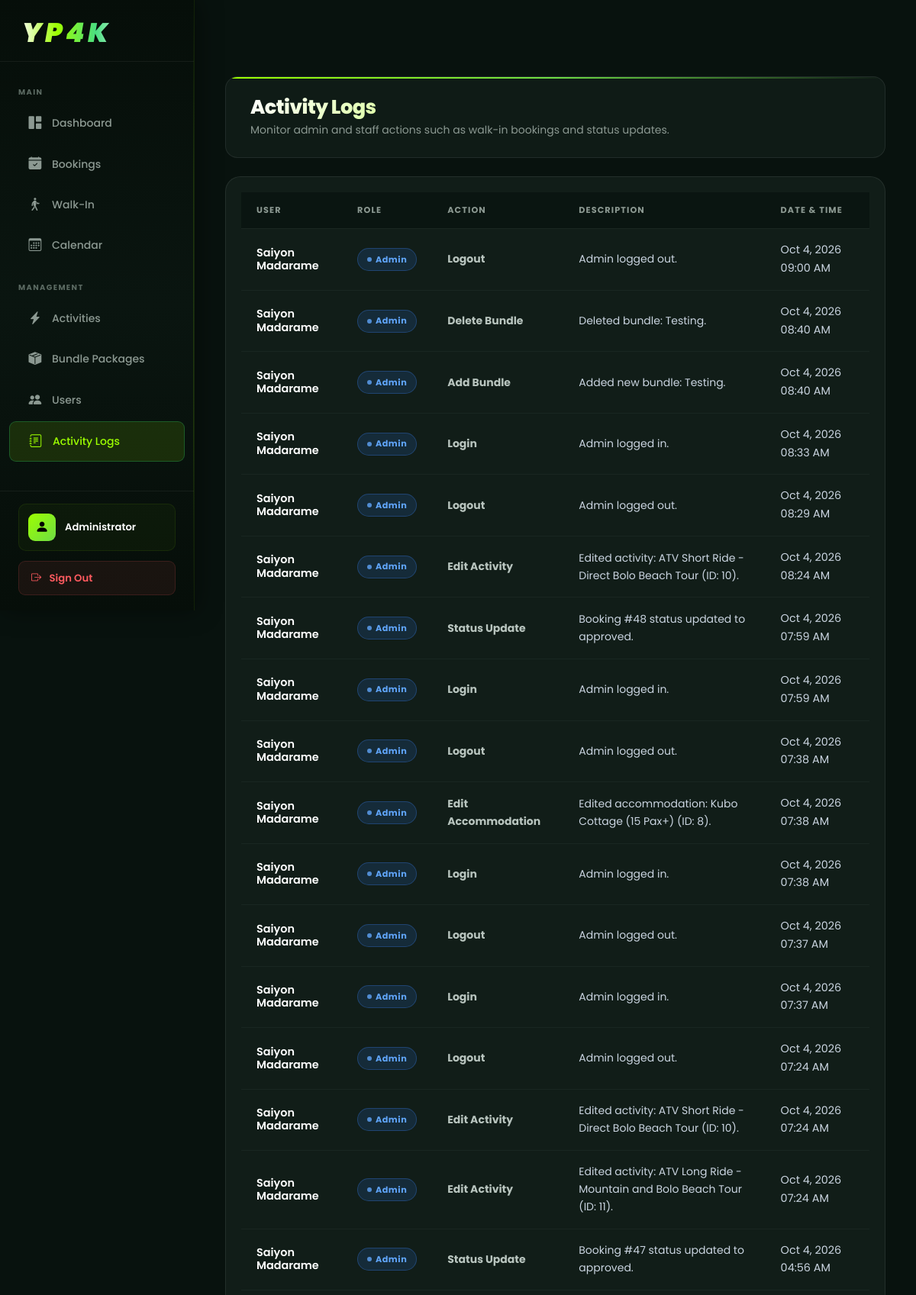
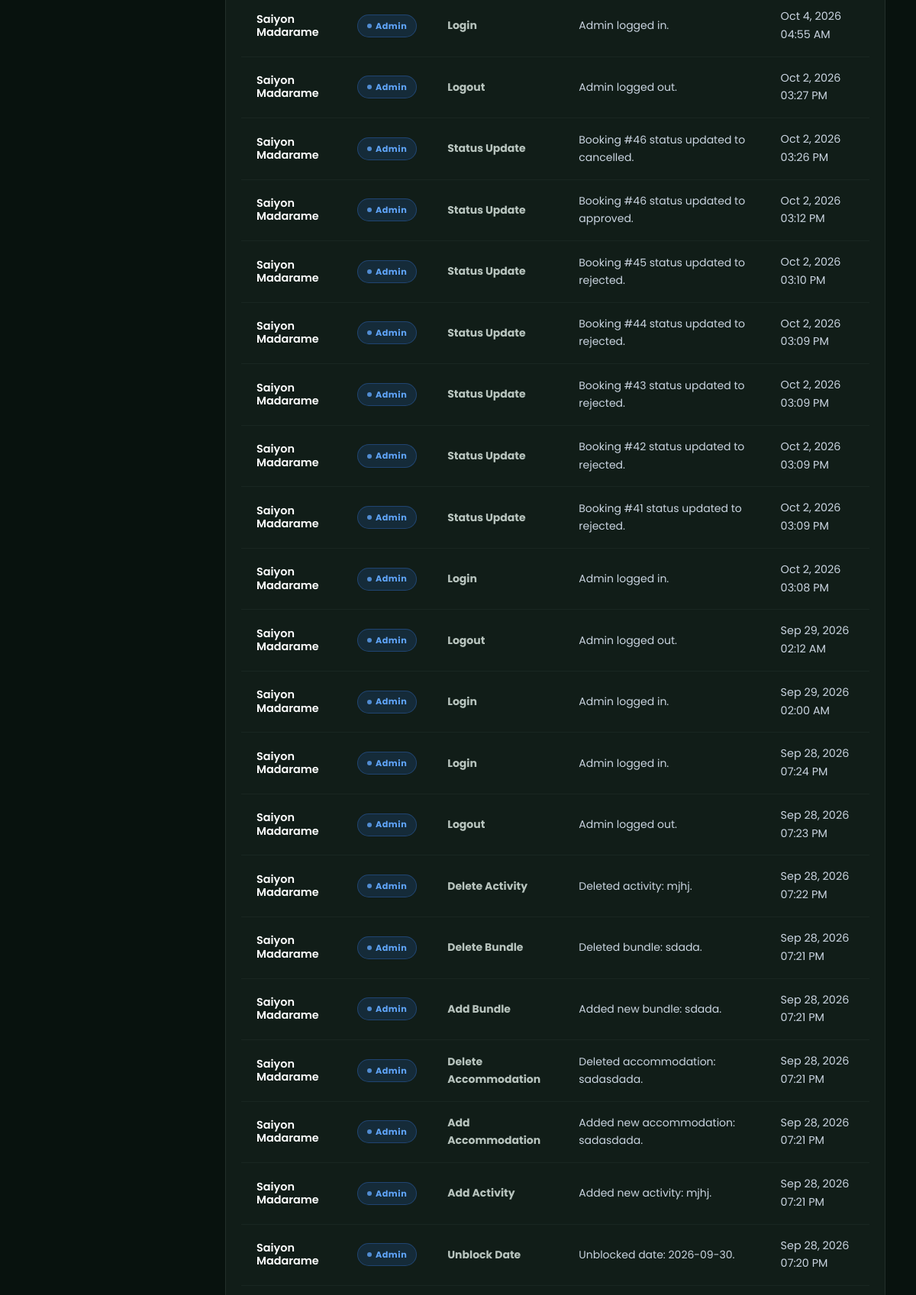
The app's page /Admin_Dashboard/logs.php (signed in, upper part) with its own data (2 pictures, top to bottom).
### tables this page shows
CREATE TABLE `activity_logs` (
  `id` int(11) NOT NULL,
  `user_id` int(11) DEFAULT NULL,
  `role` varchar(50) DEFAULT NULL,
  `action_type` varchar(50) DEFAULT NULL,
  `description` text DEFAULT NULL,
  `created_at` timestamp NOT NULL DEFAULT current_timestamp()
);

### Admin_Dashboard/logs.php (the view, shortened to what this page needs)
<?php
global $conn;
$query = "
    SELECT
        l.*,
        COALESCE(CONCAT(a.first_name, ' ', a.last_name), 'Unknown') as user_name
    FROM activity_logs l
    LEFT JOIN admins a ON l.user_id = a.id
    ORDER BY l.created_at DESC
";
$stmt = $conn->prepare($query);
$stmt->execute();
$result = $stmt->get_result();
$logs = [];
while ($row = $result->fetch_assoc()) {
    $logs[] = $row;
}
?>
<!DOCTYPE html>
<html lang="en">
<head>
    <link href="../assets/css/bootstrap.min.css" rel="stylesheet">
    <link rel="stylesheet" href="../css/resort-theme.css">
    <link rel="stylesheet" href="../css/dashboard-resort.css">
    <link rel="stylesheet" href="https://cdn.jsdelivr.net/npm/bootstrap-icons@1.11.0/font/bootstrap-icons.css">
    <link rel="stylesheet" href="components/sidebar.css">
    <link rel="stylesheet" href="components/navbar.css">
    <link rel="stylesheet" href="../css/admin-theme.css">
</head>
<body>
    <div id="mainContent" class="main-content">
        <div class="page-header">
            <div>
                <h1 class="page-title">Activity Logs</h1>
                <p class="text-muted">Monitor admin and staff actions such as walk-in bookings and status updates.</p>
            </div>
        </div>
        <div class="users-container">
            <table class="table-modern">
                <thead>
                    <tr>
                        <th>User</th>
                        <th>Role</th>
                        <th>Action</th>
                        <th>Description</th>
                        <th>Date & Time</th>
                    </tr>
                </thead>
                <tbody>
                    <?php if (count($logs) > 0): ?>
                        <?php foreach ($logs as $log): ?>
                            <?php
                                $actionType = $log['action_type'];
                                $dateStr = date('M j, Y h:i A', strtotime($log['created_at']));
                                $roleClass = strtolower($log['role']) === 'admin' ? 'role-badge-admin' : 'role-badge-staff';
                            ?>
                            <tr>
                                <td>
                                    <div class="user-details">
                                        <div class="user-name"><?php echo htmlspecialchars($log['user_name']); ?></div>
                                    </div>
                                </td>
                                <td><span class="status-badge <?php echo $roleClass; ?>"><?php echo ucfirst($log['role']); ?></span></td>
                                <td><strong><?php echo ucwords(str_replace('_', ' ', $actionType)); ?></strong></td>
                                <td style="color: var(--text-secondary);"><?php echo htmlspecialchars($log['description']); ?></td>
                                <td style="font-size: 0.9rem; color: var(--text-muted);"><?php echo $dateStr; ?></td>
                            </tr>
                        <?php endforeach; ?>
                    <?php endif; ?>
                </tbody>
            </table>
        </div>
    </div>
</body>
</html>

### css/resort-theme.css (style rules this page uses)
:root { --bg-primary: #08120E; --bg-secondary: #101B17; --bg-card: #15221D; --bg-card-2: #1A2B22; --bg-elevated: #1E3028; --nav-bg: rgba(9, 18, 15, 0.88); --accent: #9DFF00; --accent-2: #6EDC45; --accent-3: #4BBF2E; --accent-dim: rgba(157, 255, 0, 0.5); --glow: rgba(157, 255, 0, 0.18); --glow-sm: rgba(157, 255, 0, 0.08); --glow-lg: rgba(157, 255, 0, 0.25); --text: #FFFFFF; --text-2: #cbd5e1; --text-muted: #cbd5e1; --text-dim: #94a3b8; --success: #27C46A; --warning: #F7B731; --error: #FF5A5F; --info: #B8C4BE; --border: rgba(255, 255, 255, 0.08); --border-2: rgba(255, 255, 255, 0.04); --border-accent: rgba(157, 255, 0, 0.3); --border-hover: rgba(157, 255, 0, 0.5); --shadow-sm: 0 1px 4px rgba(0,0,0,0.5); --shadow-md: 0 4px 20px rgba(0,0,0,0.55); --shadow-lg: 0 10px 40px rgba(0,0,0,0.65); --shadow-xl: 0 20px 60px rgba(0,0,0,0.7); --shadow-glow: 0 0 30px rgba(157, 255, 0, 0.12); --shadow-glow-lg:0 0 60px rgba(157, 255, 0, 0.2); --radius-xs: 6px; --radius-sm: 10px; --radius-md: 14px; --radius-lg: 18px; --radius-xl: 24px; --radius-2xl: 32px; --t: all 0.3s cubic-bezier(0.4, 0, 0.2, 1); --t-fast: all 0.15s ease; --t-slow: all 0.5s cubic-bezier(0.4, 0, 0.2, 1); --font: 'Poppins', -apple-system, BlinkMacSystemFont, sans-serif; }
*, *::before, *::after { margin: 0; padding: 0; box-sizing: border-box; }
html { scroll-behavior: smooth; overflow-x: hidden; }
body { font-family: var(--font); background-color: var(--bg-primary); color: var(--text); min-height: 100vh; line-height: 1.65; overflow-x: hidden; -webkit-font-smoothing: antialiased; }

### css/dashboard-resort.css (style rules this page uses)
:root { --bs-primary: #9DFF00; --bs-primary-rgb: 157, 255, 0; --bs-secondary: #6EDC45; --bs-secondary-rgb: 110, 220, 69; --bs-info: #B8C4BE; --bs-info-rgb: 184, 196, 190; --bs-link-color: #9DFF00; --bs-link-hover-color: #6EDC45; --bs-focus-ring-color: rgba(157, 255, 0, 0.25); --bs-focus-ring-width: 0.2rem; --bg-primary: #08120E; --bg-secondary: #101B17; --bg-tertiary: #1A2B22; --bg-card: rgba(21, 34, 29, 0.8); --text-primary: #FFFFFF; --text-secondary: #cbd5e1; --text-muted: #cbd5e1; --accent-primary: #9DFF00; --accent-secondary: #6EDC45; --accent-success: #27C46A; --accent-warning: #F7B731; --accent-danger: #FF5A5F; --border-color: rgba(255,255,255,0.08); --gradient-primary: linear-gradient(135deg, #9DFF00, #6EDC45); --shadow-sm: 0 1px 3px rgba(0,0,0,0.4); --shadow-md: 0 4px 20px rgba(0,0,0,0.5); --shadow-lg: 0 10px 40px rgba(0,0,0,0.6); --shadow-xl: 0 20px 60px rgba(0,0,0,0.7); }
body { font-family: 'Poppins', 'Inter', -apple-system, BlinkMacSystemFont, sans-serif !important; background: #08120E !important; background-image: radial-gradient(ellipse 80% 60% at 20% 30%, rgba(13,28,18,0.9) 0%, transparent 70%), radial-gradient(ellipse 60% 80% at 80% 70%, rgba(10,22,14,0.8) 0%, transparent 70%) !important; color: #FFFFFF !important; min-height: 100vh; }
.text-muted, .text-secondary, small.text-muted, .text-muted.small, .event-item .text-muted, .activity-item .text-muted, .card-modern .text-muted, .stat-label, .table-modern td.text-muted, p.text-muted { color: #cbd5e1 !important; }
body::before { content: ''; position: fixed; top: 30%; left: 50%; transform: translate(-50%,-50%); width: 600px; height: 400px; background: radial-gradient(ellipse at center, rgba(157,255,0,0.04) 0%, transparent 70%); pointer-events: none; z-index: 0; animation: dashGlow 8s ease-in-out infinite; }
.status-badge, .badge { border-radius: 100px !important; font-weight: 700 !important; font-size: 0.7rem !important; letter-spacing: 0.05em !important; }
.page-header { background: rgba(21,34,29,0.6) !important; border: 1px solid rgba(255,255,255,0.08) !important; border-radius: 16px !important; position: relative; overflow: hidden; }
.page-header::before { content: ''; position: absolute; top: 0; left: 0; right: 0; height: 2px; background: linear-gradient(90deg, #9DFF00, #6EDC45, transparent); }
.page-title { background: linear-gradient(135deg, #FFFFFF, #9DFF00) !important; -webkit-background-clip: text !important; -webkit-text-fill-color: transparent !important; background-clip: text !important; }

### Admin_Dashboard/components/sidebar.css (style rules this page uses)
:root { --sidebar-width: 255px; --sidebar-collapsed-width: 72px; --navbar-height: 68px; }

### Admin_Dashboard/logs.php (style rules this page uses)
.role-badge-admin { background-color: rgba(59, 130, 246, 0.15); color: #60a5fa; border: 1px solid rgba(59, 130, 246, 0.3); }
.role-badge-admin::before { background-color: #60a5fa !important; }

### records on screen
activity_logs: user_name "Saiyon Madarame", role "Admin", action_type "Logout", description "Admin logged out.", created_at "Oct 4, 2026 09:00 AM"
activity_logs: user_name "Saiyon Madarame", role "Admin", action_type "Delete Bundle", description "Deleted bundle: Testing.", created_at "Oct 4, 2026 08:40 AM"
activity_logs: user_name "Saiyon Madarame", role "Admin", action_type "Add Bundle", description "Added new bundle: Testing.", created_at "Oct 4, 2026 08:40 AM"
activity_logs: user_name "Saiyon Madarame", role "Admin", action_type "Login", description "Admin logged in.", created_at "Oct 4, 2026 08:33 AM"
activity_logs: user_name "Saiyon Madarame", role "Admin", action_type "Logout", description "Admin logged out.", created_at "Oct 4, 2026 08:29 AM"
activity_logs: user_name "Saiyon Madarame", role "Admin", action_type "Edit Activity", description "Edited activity: ATV Short Ride - Direct Bolo Beach Tour (ID: 10).", created_at "Oct 4, 2026 08:24 AM"
activity_logs: user_name "Saiyon Madarame", role "Admin", action_type "Status Update", description "Booking #48 status updated to approved.", created_at "Oct 4, 2026 07:59 AM"
activity_logs: user_name "Saiyon Madarame", role "Admin", action_type "Login", description "Admin logged in.", created_at "Oct 4, 2026 07:59 AM"
activity_logs: user_name "Saiyon Madarame", role "Admin", action_type "Logout", description "Admin logged out.", created_at "Oct 4, 2026 07:38 AM"
activity_logs: user_name "Saiyon Madarame", role "Admin", action_type "Edit Accommodation", description "Edited accommodation: Kubo Cottage (15 Pax+) (ID: 8).", created_at "Oct 4, 2026 07:38 AM"
activity_logs: user_name "Saiyon Madarame", role "Admin", action_type "Login", description "Admin logged in.", created_at "Oct 4, 2026 07:38 AM"
activity_logs: user_name "Saiyon Madarame", role "Admin", action_type "Logout", description "Admin logged out.", created_at "Oct 4, 2026 07:37 AM"
activity_logs: user_name "Saiyon Madarame", role "Admin", action_type "Login", description "Admin logged in.", created_at "Oct 4, 2026 07:37 AM"
activity_logs: user_name "Saiyon Madarame", role "Admin", action_type "Logout", description "Admin logged out.", created_at "Oct 4, 2026 07:24 AM"
activity_logs: user_name "Saiyon Madarame", role "Admin", action_type "Edit Activity", description "Edited activity: ATV Short Ride - Direct Bolo Beach Tour (ID: 10).", created_at "Oct 4, 2026 07:24 AM"
activity_logs: user_name "Saiyon Madarame", role "Admin", action_type "Edit Activity", description "Edited activity: ATV Long Ride - Mountain and Bolo Beach Tour (ID: 11).", created_at "Oct 4, 2026 07:24 AM"
activity_logs: user_name "Saiyon Madarame", role "Admin", action_type "Status Update", description "Booking #47 status updated to approved.", created_at "Oct 4, 2026 04:56 AM"
activity_logs: user_name "Saiyon Madarame", role "Admin", action_type "Login", description "Admin logged in.", created_at "Oct 4, 2026 04:55 AM"
activity_logs: user_name "Saiyon Madarame", role "Admin", action_type "Logout", description "Admin logged out.", created_at "Oct 2, 2026 03:27 PM"
activity_logs: user_name "Saiyon Madarame", role "Admin", action_type "Status Update", description "Booking #46 status updated to cancelled.", created_at "Oct 2, 2026 03:26 PM"
activity_logs: user_name "Saiyon Madarame", role "Admin", action_type "Status Update", description "Booking #46 status updated to approved.", created_at "Oct 2, 2026 03:12 PM"
activity_logs: user_name "Saiyon Madarame", role "Admin", action_type "Status Update", description "Booking #45 status updated to rejected.", created_at "Oct 2, 2026 03:10 PM"
activity_logs: user_name "Saiyon Madarame", role "Admin", action_type "Status Update", description "Booking #44 status updated to rejected.", created_at "Oct 2, 2026 03:09 PM"
activity_logs: user_name "Saiyon Madarame", role "Admin", action_type "Status Update", description "Booking #43 status updated to rejected.", created_at "Oct 2, 2026 03:09 PM"
activity_logs: user_name "Saiyon Madarame", role "Admin", action_type "Status Update", description "Booking #42 status updated to rejected.", created_at "Oct 2, 2026 03:09 PM"
activity_logs: user_name "Saiyon Madarame", role "Admin", action_type "Status Update", description "Booking #41 status updated to rejected.", created_at "Oct 2, 2026 03:09 PM"
activity_logs: user_name "Saiyon Madarame", role "Admin", action_type "Login", description "Admin logged in.", created_at "Oct 2, 2026 03:08 PM"
activity_logs: user_name "Saiyon Madarame", role "Admin", action_type "Logout", description "Admin logged out.", created_at "Sep 29, 2026 02:12 AM"
activity_logs: user_name "Saiyon Madarame", role "Admin", action_type "Login", description "Admin logged in.", created_at "Sep 29, 2026 02:00 AM"
activity_logs: user_name "Saiyon Madarame", role "Admin", action_type "Login", description "Admin logged in.", created_at "Sep 28, 2026 07:24 PM"
activity_logs: user_name "Saiyon Madarame", role "Admin", action_type "Logout", description "Admin logged out.", created_at "Sep 28, 2026 07:23 PM"
activity_logs: user_name "Saiyon Madarame", role "Admin", action_type "Delete Activity", description "Deleted activity: mjhj.", created_at "Sep 28, 2026 07:22 PM"
activity_logs: user_name "Saiyon Madarame", role "Admin", action_type "Delete Bundle", description "Deleted bundle: sdada.", created_at "Sep 28, 2026 07:21 PM"
activity_logs: user_name "Saiyon Madarame", role "Admin", action_type "Add Bundle", description "Added new bundle: sdada.", created_at "Sep 28, 2026 07:21 PM"
activity_logs: user_name "Saiyon Madarame", role "Admin", action_type "Delete Accommodation", description "Deleted accommodation: sadasdada.", created_at "Sep 28, 2026 07:21 PM"
activity_logs: user_name "Saiyon Madarame", role "Admin", action_type "Add Accommodation", description "Added new accommodation: sadasdada.", created_at "Sep 28, 2026 07:21 PM"
activity_logs: user_name "Saiyon Madarame", role "Admin", action_type "Add Activity", description "Added new activity: mjhj.", created_at "Sep 28, 2026 07:21 PM"
activity_logs: user_name "Saiyon Madarame", role "Admin", action_type "Unblock Date", description "Unblocked date: 2026-09-30.", created_at "Sep 28, 2026 07:20 PM"
